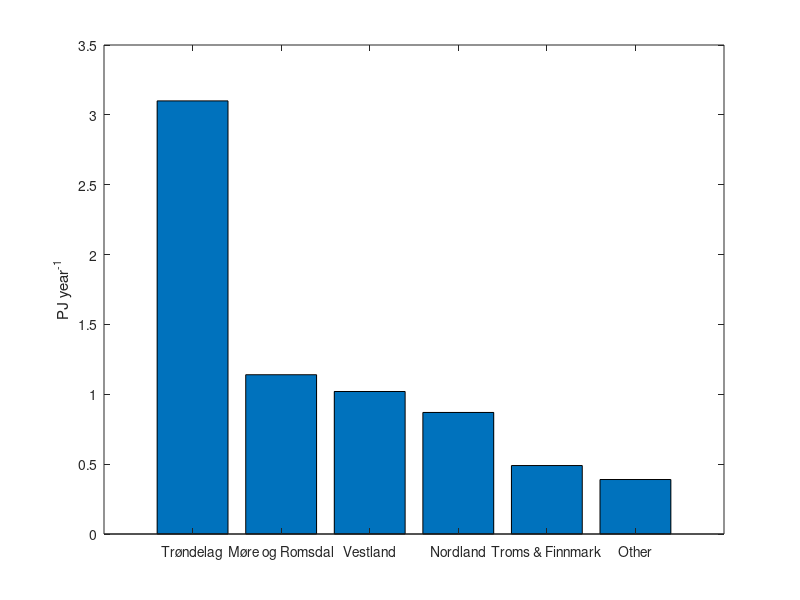

The MATLAB script that drew this image:
function plot_pe_potential_per_region()

pe_Trondelag = 3.10;
pe_More = 1.14;
pe_Vestland = 1.02;
pe_Nordland = 0.87;
pe_Troms = 0.49;
pe_other = 0.39;

figure
bar([pe_Trondelag pe_More pe_Vestland pe_Nordland pe_Troms pe_other]);
xticklabels({'Trøndelag', 'Møre og Romsdal', 'Vestland', 'Nordland', 'Troms & Finnmark', 'Other'});
ylabel('PJ year^{-1}')

end

